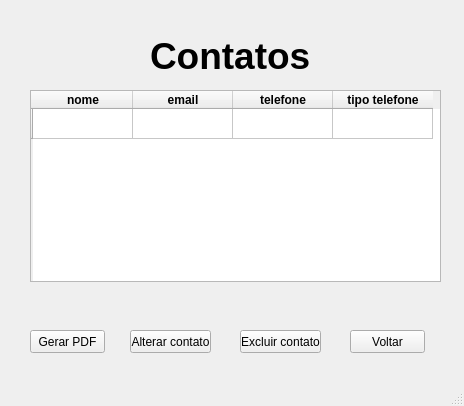
<?xml version="1.0" encoding="UTF-8"?>
<ui version="4.0">
 <class>MainWindow</class>
 <widget class="QMainWindow" name="MainWindow">
  <property name="geometry">
   <rect>
    <x>0</x>
    <y>0</y>
    <width>464</width>
    <height>406</height>
   </rect>
  </property>
  <property name="windowTitle">
   <string>MainWindow</string>
  </property>
  <widget class="QWidget" name="centralwidget">
   <widget class="QTableWidget" name="tabelaContatos">
    <property name="geometry">
     <rect>
      <x>30</x>
      <y>90</y>
      <width>411</width>
      <height>192</height>
     </rect>
    </property>
    <row>
     <property name="text">
      <string/>
     </property>
    </row>
    <column>
     <property name="text">
      <string>nome</string>
     </property>
     <property name="font">
      <font>
       <weight>75</weight>
       <bold>true</bold>
      </font>
     </property>
    </column>
    <column>
     <property name="text">
      <string>email</string>
     </property>
     <property name="font">
      <font>
       <weight>75</weight>
       <bold>true</bold>
      </font>
     </property>
    </column>
    <column>
     <property name="text">
      <string>telefone</string>
     </property>
     <property name="font">
      <font>
       <weight>75</weight>
       <bold>true</bold>
      </font>
     </property>
    </column>
    <column>
     <property name="text">
      <string>tipo telefone</string>
     </property>
     <property name="font">
      <font>
       <weight>75</weight>
       <bold>true</bold>
      </font>
     </property>
    </column>
   </widget>
   <widget class="QLabel" name="label">
    <property name="geometry">
     <rect>
      <x>150</x>
      <y>30</y>
      <width>171</width>
      <height>51</height>
     </rect>
    </property>
    <property name="font">
     <font>
      <pointsize>28</pointsize>
      <weight>75</weight>
      <bold>true</bold>
     </font>
    </property>
    <property name="text">
     <string>Contatos</string>
    </property>
   </widget>
   <widget class="QPushButton" name="btnGerarPdf">
    <property name="geometry">
     <rect>
      <x>30</x>
      <y>330</y>
      <width>75</width>
      <height>23</height>
     </rect>
    </property>
    <property name="text">
     <string>Gerar PDF</string>
    </property>
   </widget>
   <widget class="QPushButton" name="pushButton_2">
    <property name="geometry">
     <rect>
      <x>130</x>
      <y>330</y>
      <width>81</width>
      <height>23</height>
     </rect>
    </property>
    <property name="text">
     <string>Alterar contato</string>
    </property>
   </widget>
   <widget class="QPushButton" name="btnExcluirContato">
    <property name="geometry">
     <rect>
      <x>240</x>
      <y>330</y>
      <width>81</width>
      <height>23</height>
     </rect>
    </property>
    <property name="text">
     <string>Excluir contato</string>
    </property>
   </widget>
   <widget class="QPushButton" name="pushButton_4">
    <property name="geometry">
     <rect>
      <x>350</x>
      <y>330</y>
      <width>75</width>
      <height>23</height>
     </rect>
    </property>
    <property name="text">
     <string>Voltar</string>
    </property>
   </widget>
  </widget>
  <widget class="QMenuBar" name="menubar">
   <property name="geometry">
    <rect>
     <x>0</x>
     <y>0</y>
     <width>464</width>
     <height>21</height>
    </rect>
   </property>
  </widget>
  <widget class="QStatusBar" name="statusbar"/>
 </widget>
 <resources/>
 <connections/>
</ui>
